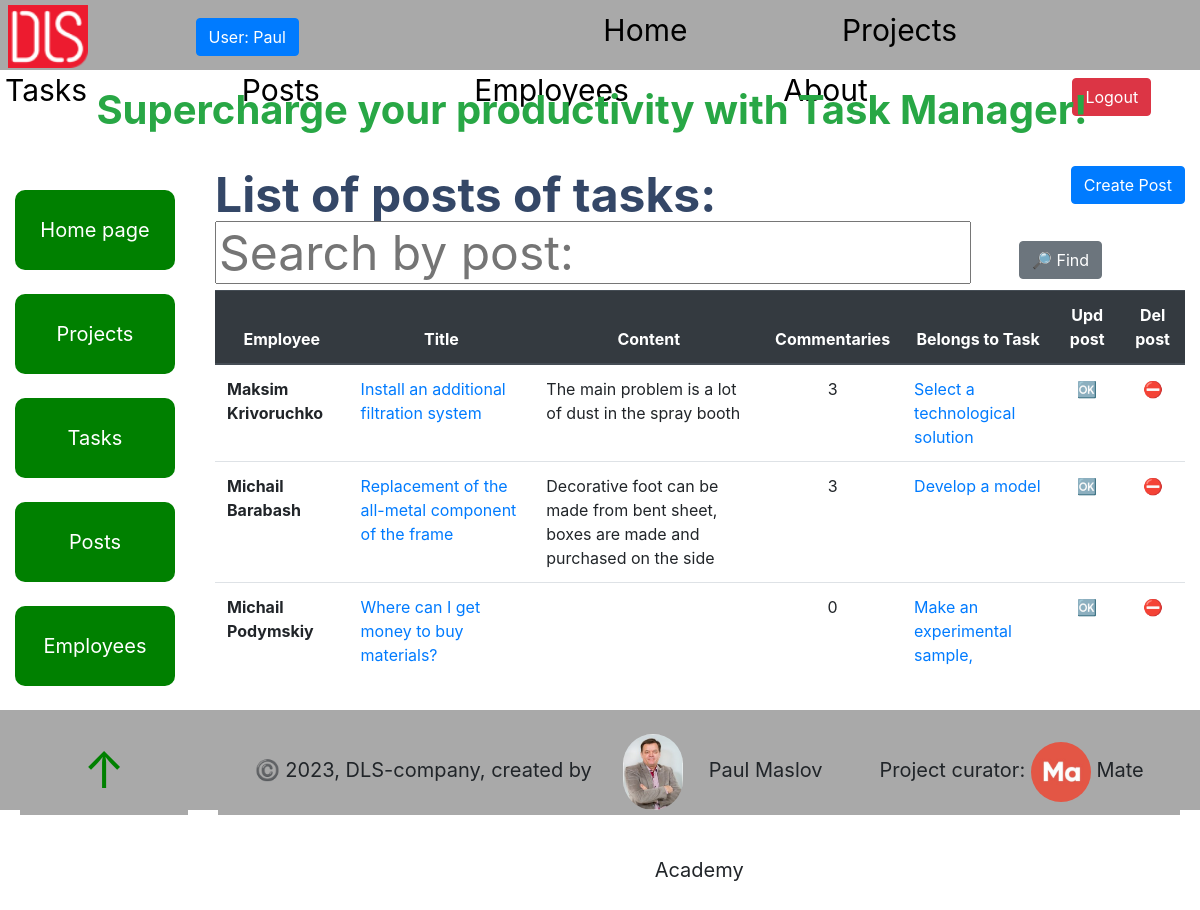
Page /post/ (signed in) on the earlier database version.
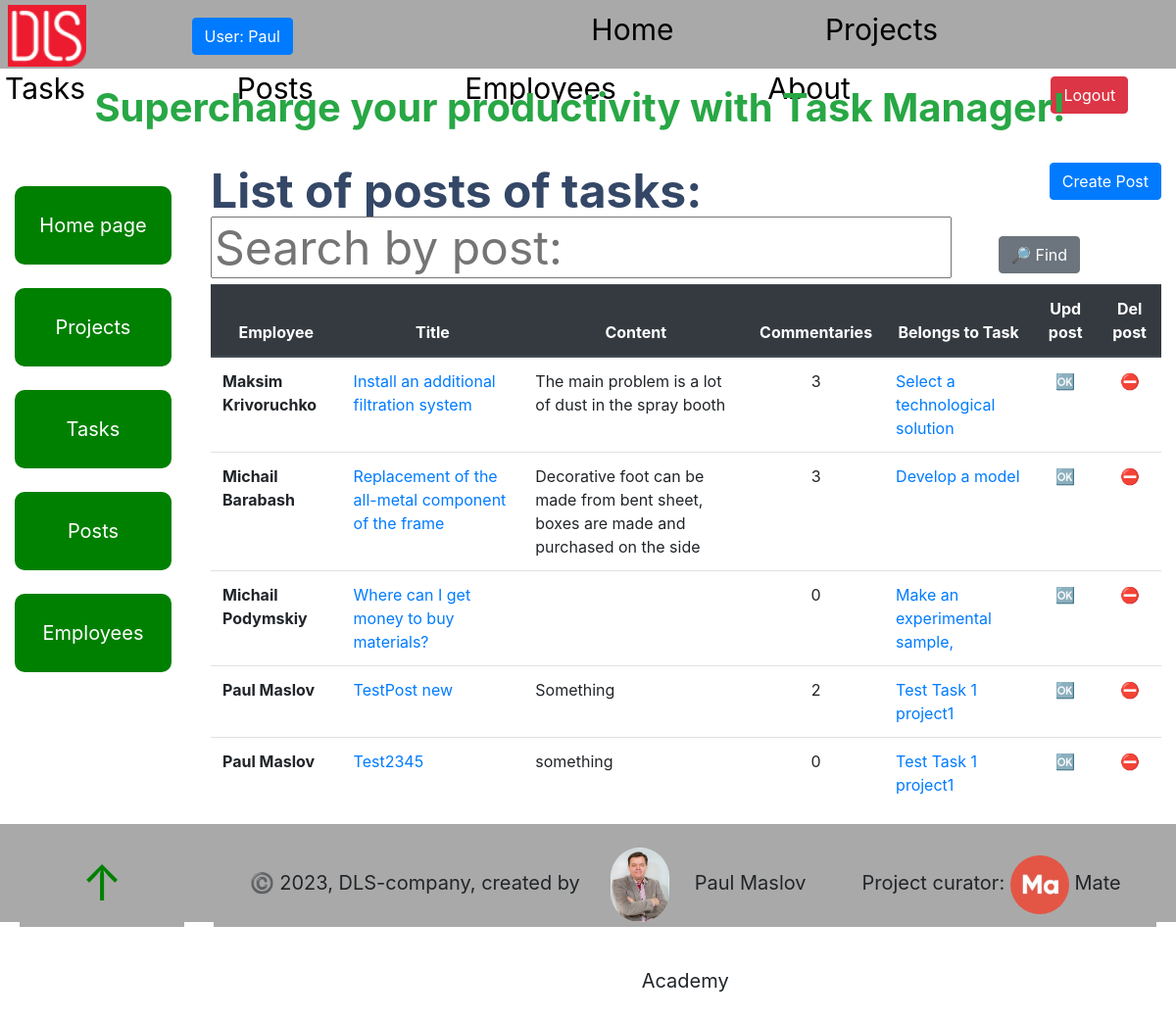
Same page on the later database version.
### task_manager/models.py (models this page shows, shortened)
class Post(models.Model):
    title = models.CharField(max_length=255)
    content = models.TextField(null=True, blank=True)
    created_time = models.DateTimeField(auto_now_add=True)
    owner = models.ForeignKey(
        settings.AUTH_USER_MODEL, on_delete=models.CASCADE, null=True,
        related_name="post"
    )
    task = models.ForeignKey(
        Task,
        on_delete=models.CASCADE,
        null=True,
        blank=True,
        related_name="post",
    )
    class Meta:
        ordering = ["created_time"]

class Employee(AbstractUser, ModelMeta):
    photo = models.ImageField(upload_to="static/foto_users/", blank=True)
    position = models.ForeignKey(
        Position,
        null=True,
        blank=True,
        on_delete=models.CASCADE,
        related_name="employees"
    )
    class Meta:
        ordering = ["username"]
        verbose_name = "employee"
        verbose_name_plural = "employees"
    _metadata = {
           'photo': 'get_meta_photo',
    }

class Task(models.Model):
    PRIORITY_CHOICES = (
        ("A", "Urgent"),
        ("B", "No_delay"),
        ("C", "Need"),
    )
    name = models.CharField(max_length=255)
    description = models.TextField(null=True, blank=True)
    created_time = models.DateTimeField(auto_now_add=True)
    deadline = models.DateField(null=True, blank=True)
    fact_date = models.DateField(null=True, blank=True)
    is_completed = models.BooleanField()
    priority = models.CharField(
        max_length=1,
        choices=PRIORITY_CHOICES,
        default="B"
    )
    project = models.ForeignKey(
        Project,
        on_delete=models.CASCADE,
        related_name="task"
    )
    assignees = models.ManyToManyField(Employee, related_name="task")
    class Meta:
        ordering = ["deadline", "priority"]

### task_manager/views.py (the view)
# urls.py: path("post/", PostListView.as_view(), name="post-list"),
class PostListView(LoginRequiredMixin, generic.ListView):
    model = Post
    queryset = Post.objects.select_related(
        "owner"
    ).prefetch_related(
        "commentaries"
    ).order_by("created_time")
    paginate_by = 5
    def get_context_data(self, *, object_list=None, **kwargs):
        context = super(PostListView, self).get_context_data(**kwargs)
        title = self.request.GET.get("name", "")
        context["search_form"] = PostSearchForm(
            initial={"title": title}
        )
        return context
    def get_queryset(self):
        queryset = Post.objects.all()
        form = PostSearchForm(self.request.GET)
        if form.is_valid():
            return queryset.filter(
                title__icontains=form.cleaned_data["title"]
            )
        return queryset

### task_manager/forms.py
class PostSearchForm(forms.Form):
    title = forms.CharField(
        max_length=70,
        required=False,
        label="",
        widget=forms.TextInput(attrs={"placeholder": "Search by post:"})
    )

### templates/task_manager/post_list.html
{% extends "base.html" %}
{% block content %}
  <h1>
    <strong>List of posts of tasks:</strong>
    <a
      class="btn btn-primary"
      style="float: right"
      href="{% url 'task_manager:post-create' %}">
      Create Post
    </a>
    <span>
      {% block search %}
        {% include "includes/search.html" %}
      {% endblock %}
    </span>
  </h1>
  <table class="table">
    <thead class="thead-dark">
      <tr class="text-center">
        <th scope="col">Employee</th>
        <th scope="col">Title</th>
        <th scope="col">Content</th>
        <th scope="col">Commentaries</th>
        <th scope="col">Belongs to Task</th>
        <th scope="col">Upd post</th>
        <th scope="col">Del post</th>
      </tr>
    </thead>
    <tbody>
      {% for post in post_list %}
      <tr>
        <th scope="row">
          {{ post.owner.first_name }} {{ post.owner.last_name }}
        </th>
        <td><a href="{%  url 'task_manager:post-detail' pk=post.id %}">{{ post.title }}</a></td>
        <td>{{ post.content }}</td>
        <td class="text-center">{{ post.commentaries.all.count }}</td>
        <td>
          <a href="{% url 'task_manager:task-detail' pk=post.task.id %}">
            {{ post.task.name }}
          </a>
        </td>
        <td class="text-center">
          <a href="{% url 'task_manager:post-update' pk=post.id %}">
            🆗
          </a>
        </td>
        <td class="text-center">
          <a href="{% url 'task_manager:post-delete' pk=post.id %}">
            ⛔️
          </a>
        </td>
      </tr>
    {% endfor %}
    </tbody>
  </table>
{% endblock %}

Differences in the rows shown:
added Post: owner.first_name "Paul", owner.last_name "Maslov", title "TestPost new", content "Something", commentaries.all.count "2", task.name "Test Task 1 project1"
added Post: owner.first_name "Paul", owner.last_name "Maslov", title "Test2345", content "something", commentaries.all.count "0", task.name "Test Task 1 project1"
